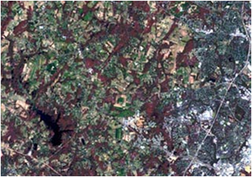
#> input picture aula7_cores/Img1.bmp, 252 x 177 px, shrunk from 349 x 246 before the run; its folder holds 6 pictures in this run
$ python resolucao_exerc3.py
#> lines starting #> are read from the running program, lines starting #| are printed output that depends on the picture
# Importação dos módulos
import matplotlib.pyplot as plt
import numpy as np
from PIL import Image


def convert_rgb2hsi(image_name, rgb_image):
    """Converte a matriz de uma imagem RGB para HSI.

    Args:
        image_name: nome do arquivo de imagem.
        rgb_image: imagem no espaço de cores RGB.

    Returns:
        imagem: imagem convertida para o espaço de cores HSI.
    """

    # Converte a imagem em sua representação matricial
    image_array = np.copy(np.asarray(rgb_image))

    # Itera na vertical
    for x in range(image_array.shape[0]):

        # Itera na horizontal
        for y in range(image_array.shape[1]):
            # Recupera e normaliza os valores das bandas R, G e B
            RGB = image_array[x][y] / 255

            # Chama a função de conversão de RGB para HSI
            HSI = compute_hsi(*RGB)

            # Atribui os valores de retorno de H, S e I na matriz da imagem
            image_array[x][y] = HSI

    # Cria uma imagem a partir da matriz
    hsi_image = Image.fromarray(image_array)

    # Salva a imagem no dispositivo de armazenamento
    hsi_image.save(f'{image_name}_hsi.png')

    # Retorna a imagem convertida
    return hsi_image


def compute_hsi(R, G, B):
    """ Calcula os valores de H, S e I equivalentes aos
    valores de entrada R, G e B.

    Args:
        R: inteiro com a intensidade de vermelho.
        G: inteiro com a intensidade de verde.
        B: inteiro com a intensidade de azul.

    Returns:
        array: array com os valores de H, S e I.
    """

    # Calcula o denominador da equação para obtenção de H
    denom = 2 * np.sqrt(((R - G) ** 2) + (R - B) * (G - B))

    # Calcula a componente H
    H = np.arccos(((R - G) + (R - B)) / (denom + 1e-8))

    # Se o valor B for maior que G
    if B > G:
        # Limita o valor de H no intervalo [0, 360]
        H = 360 - H

    # Se o valor mínimo entre R, G e B for 1/3
    if min(R, G, B) == 1 / 3:
        # Atribui valor zero para S
        S = 0
    # Caso o valor mínimo entre R, G e B for zero
    elif min(R, G, B) == 0.:
        # Atribui valor 1 para S
        S = 1
    # Caso contrário
    else:
        # O Valor de S é dado pela equação
        S = 1 - (3 * min(R, G, B) / (R + G + B + 1e-8))

    # Calcula o valor de I
    I = (R + G + B) / 3

    # Retorna a conversão dos valores R, G e B para H, S e I
    # Para o módulo Pillow, é necessário que:
    # H seja entre 0 e 180
    # S e I sejam entre 0 e 255
    return np.array([H / 2, S * 255, I * 255])


def save_image_bands(image_name, hsi_image):
    """ Separa as bandas de uma imagem HSI e salva
    a imagem correspondente a cada.

    Args:
        image_name: string com o nome da imagem.
        image: imagem de entrada.
    """

    # Converte a imagem em uma matrix
    image_array = np.asarray(hsi_image)

    # Separa as matrizes correspondentes a cada banda
    H = image_array[:, :, 0]
    S = image_array[:, :, 1]
    I = image_array[:, :, 2]

    # Cria a imagem da componente H (em escala de cinza)
    H_image = Image.fromarray(H, mode='L')

    # Cria a imagem da componente S (em escala de cinza)
    S_image = Image.fromarray(S, mode='L')

    # Cria a imagem da componente I (em escala de cinza)
    I_image = Image.fromarray(I, mode='L')

    # Salva a imagem da banda H
    H_image.save(f'{image_name}_h.png')

    # Salva a imagem da banda S
    S_image.save(f'{image_name}_s.png')

    # Salva a imagem da banda I
    I_image.save(f'{image_name}_i.png')


def create_histogram(image_name, hsi_image):
    """Gera o histograma de uma imagem HSI.

    Args:
        image_name: string com o nome da imagem.
        hsi_image: imagem de entrada.
    """

    # Separa a componente I da imagem
    I = np.asarray(hsi_image)[:, :, 2]

    # Cria o histograma da imagem com base em I
    plt.hist(I.flatten(), 256, [0, 256], color='#1f77b4')

    # Salva o histograma
    plt.savefig(f'hist_{image_name}.png')

    # Fecha a instância da figura
    plt.close()


def equalize_histogram(image_name, hsi_image):
    """Equaliza o histograma de uma imagem HSI.

    Args:
        image_name: string com o nome da imagem.
        hsi_image: imagem de entrada.

    Returns:
        imagem: imagem equalizada.
    """

    # Cria uma cópia da matrix da imagem HSI
    hsi_image_array = np.copy(np.asarray(hsi_image))

    # Separa a componente I da imagem
    I = hsi_image_array[:, :, 2]

    # Cria uma representação unidimensional de I
    flatten_I = I.flatten()

    # Pega os níveis de intensidade em I e suas frequências
    values, freqs = np.unique(flatten_I, return_counts=True)

    # Calcula a Função de Probabilidade Acumulada
    fda = np.cumsum(freqs / flatten_I.size)

    # Calcula os novos níveis de intensidade
    new_values = np.rint(fda * np.max(values)).astype(np.uint8)

    # Mapeia os níveis de intensidade originais com os novos
    mapping = dict(zip(values, new_values))

    # Cria a nova componente I a partir do mapeamento
    new_I = np.array([mapping[v] for v in flatten_I])

    # Redimensiona a componente
    new_I = new_I.reshape(*np.asarray(I).shape)

    # Atualiza a componente I da imagem
    hsi_image_array[:, :, 2] = new_I

    # Retorna a imagem equalizada
    return Image.fromarray(hsi_image_array)


def main():
    """Função principal do programa
    """

    # Carrega as imagens e armazena-as no dicionário
    images_dict = {
        'Img1': Image.open('./Img1.bmp').convert('RGB'),
        'Img2': Image.open('./Img2.bmp').convert('RGB'),
        'Img3': Image.open('./Img3.bmp').convert('RGB'),
    }
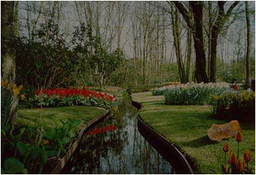
#> input picture aula7_cores/Img2.bmp, 256 x 175 px, shrunk from 355 x 242 before the run
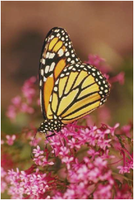
#> input picture aula7_cores/Img3.bmp, 134 x 200 px, shrunk from 186 x 277 before the run

    # Passa por cada imagem no dicionário
    for image_name, image in images_dict.items():
        # Converte imagem de RGB para HSI
        hsi_image = convert_rgb2hsi(image_name, image)

        # Salva cada uma das componentes da imagem HSI
        save_image_bands(image_name, hsi_image)

        # Cria o histograma da imagem HSI
        create_histogram(image_name, hsi_image)

        # Realiza a equalização do histograma da imagem HSI
        equalized_image = equalize_histogram(image_name, hsi_image)

        # Salva a imagem HSI equalizada
        equalized_image.save(f'{image_name}_equalizada.png')

        # Cria o histograma da imagem HSI equalizada
        create_histogram(f'{image_name}_equalizada', equalized_image)

        # Separa a componente I equalizada
        equalized_I = np.asarray(equalized_image)[:, :, 2]

        # Cria uma imagem da componente I equalizada
        equalized_I = Image.fromarray(equalized_I, mode='L')

        # Salva a imagem
        equalized_I.save(f'{image_name}_i_equalizado.png')
#> this loop made 3 passes
#> image_name on passes 2 to 3: 'Img2', 'Img3'
#> image_name on pass 1: 'Img1'
#> pass 1, in save_image_bands, `H = image_array[:, :, 0]`:
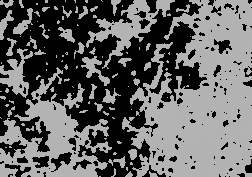
#> H: shape (177, 252); min 0, max 179, mean 98.1
#> pass 1, in save_image_bands, `S = image_array[:, :, 1]`:
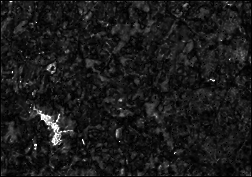
#> S: shape (177, 252); min 0, max 255, mean 26.9
#> pass 1, in create_histogram (call 2), `plt.savefig(f'hist_{image_name}.png')`:
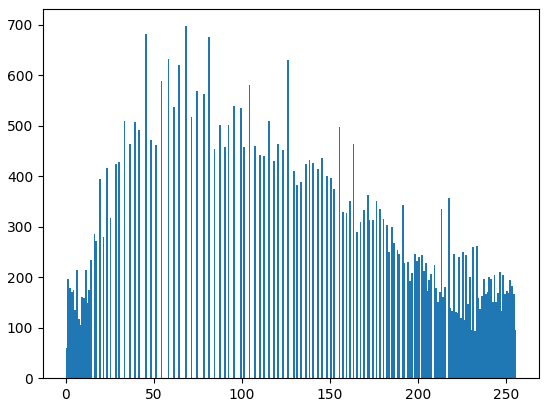
#> figure drawn by matplotlib, 1 panel; tallest bar 697 high, from x = 68 to 69
#> after the loop:
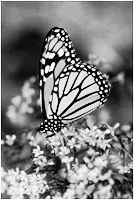
#> equalized_I: PIL image 134x200 L; min 0, max 251, mean 126.6
#> after the loop:
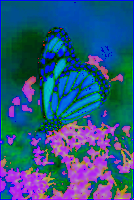
#> equalized_image: PIL image 134x200 RGB; mean R, G, B 40.4, 86.6, 126.6


if __name__ == '__main__':
    """Ponto de entrada do programa.
    """

    # Chama a função principal
    main()
